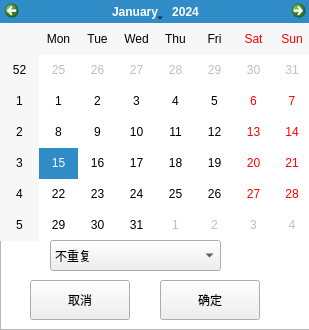
<?xml version="1.0" encoding="UTF-8"?>
<ui version="4.0">
 <class>mycalenderwidget</class>
 <widget class="QWidget" name="mycalenderwidget">
  <property name="geometry">
   <rect>
    <x>0</x>
    <y>0</y>
    <width>309</width>
    <height>330</height>
   </rect>
  </property>
  <property name="windowTitle">
   <string>Form</string>
  </property>
  <widget class="QListView" name="listView">
   <property name="geometry">
    <rect>
     <x>0</x>
     <y>0</y>
     <width>311</width>
     <height>330</height>
    </rect>
   </property>
  </widget>
  <widget class="QCalendarWidget" name="calendarWidget">
   <property name="geometry">
    <rect>
     <x>0</x>
     <y>0</y>
     <width>311</width>
     <height>241</height>
    </rect>
   </property>
  </widget>
  <widget class="QLabel" name="label">
   <property name="geometry">
    <rect>
     <x>10</x>
     <y>240</y>
     <width>31</width>
     <height>31</height>
    </rect>
   </property>
   <property name="styleSheet">
    <string notr="true">border-image: url(:/image/repeat.png);</string>
   </property>
   <property name="text">
    <string/>
   </property>
  </widget>
  <widget class="QComboBox" name="comboBox">
   <property name="geometry">
    <rect>
     <x>50</x>
     <y>240</y>
     <width>171</width>
     <height>31</height>
    </rect>
   </property>
   <item>
    <property name="text">
     <string>不重复</string>
    </property>
   </item>
   <item>
    <property name="text">
     <string>每天重复</string>
    </property>
   </item>
   <item>
    <property name="text">
     <string>每周重复</string>
    </property>
   </item>
   <item>
    <property name="text">
     <string>每月重复</string>
    </property>
   </item>
  </widget>
  <widget class="QPushButton" name="pushButton_no">
   <property name="geometry">
    <rect>
     <x>30</x>
     <y>280</y>
     <width>100</width>
     <height>40</height>
    </rect>
   </property>
   <property name="text">
    <string>取消</string>
   </property>
  </widget>
  <widget class="QPushButton" name="pushButton_yes">
   <property name="geometry">
    <rect>
     <x>160</x>
     <y>280</y>
     <width>100</width>
     <height>40</height>
    </rect>
   </property>
   <property name="text">
    <string>确定</string>
   </property>
  </widget>
 </widget>
 <resources/>
 <connections/>
</ui>
